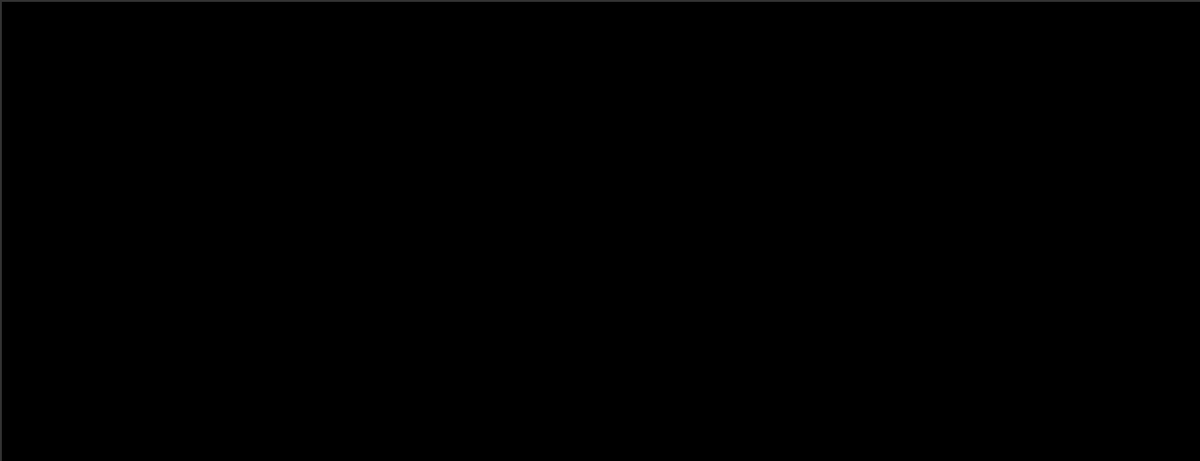
Frame 1 (no input)
Frame 60 (the mouse pressed at the canvas centre just before this capture): identical to frame 1, image omitted
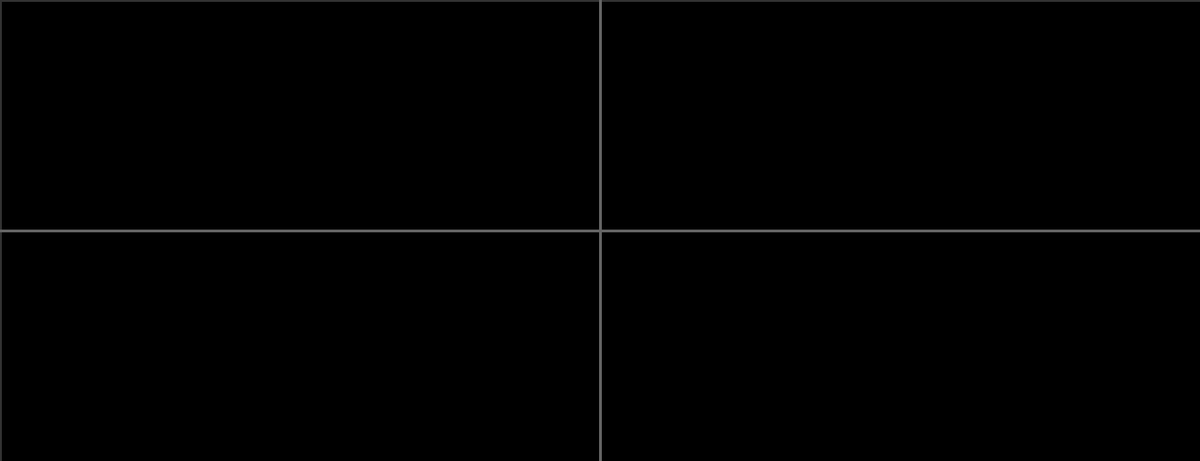
Frame 120 (the mouse held since frame 60 and released just before this capture)

The Processing sketch that drew these frames (run headless with seeded random() and noise(); from frame 60 on, the mouse is pressed at the canvas centre):

// Processing sketch: processing_101007
// ── processing_101007.pde

void setup() {
  size(1300, 500); 
  stroke(255);
  background(#000000);
  noFill();
}

void draw() {

stroke((mouseX % 200)+50, (mouseX % 200)+50, (mouseX % 200)+50);
  strokeWeight(3);
line(mouseX,0, mouseX, height);
line(0, mouseY, width, mouseY);

}
